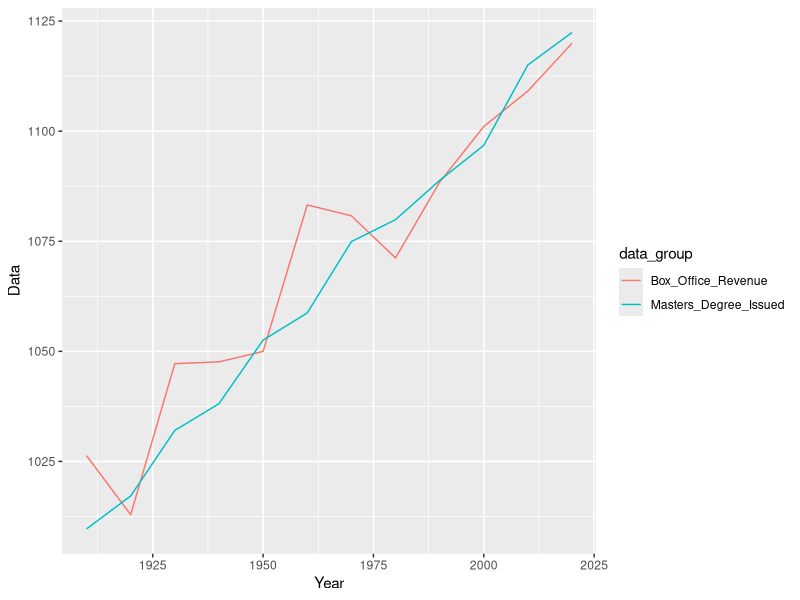

Write R code to recreate this figure.
## ---- chunk 1
#Load Library:
library(tidyverse)  

#Fabricating Data:
first_year <- 1910
last_year <- 2020 
years <- seq(first_year,last_year, by=10)
rand_var<-900
n <- length(years)
Masters_mean <- 0
Masters_sd <- 5
Box_Office_mean <- 0
Box_Office_sd <- 20000
Masters_data <- years-rand_var+rnorm(n, Masters_mean, Masters_sd)
BoxOffice_data <- sqrt((years-rand_var)^2+rnorm(n, Box_Office_mean, Box_Office_sd))
data <- data.frame(Year=rep(years, times=2), data_group= rep(c("Masters_Degree_Issued","Box_Office_Revenue"),each=n) ,Data=c(Masters_data,BoxOffice_data) )
data

#Plot:
ggplot(data,aes(x = Year, y = Data, group=data_group, color=data_group)) +  geom_line()
